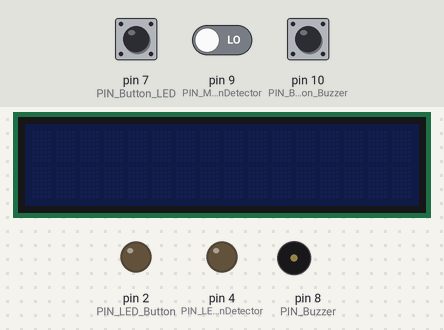
A sketch run on a simulated Arduino Uno, built with avr-gcc and run on an emulated ATmega328P. Parts: 16×2 character LCD, output pins drawn as LEDs (lit = HIGH), buzzer (waves = sounding). The test bench sets the inputs (shaded band); at power-on: pin 7 (PIN_Button_LED) HIGH, pin 10 (PIN_Button_Buzzer) HIGH, pin 9 (PIN_MotionDetector) LOW.

Above: at 1.2 s.
1.3 s: pin 7 (PIN_Button_LED) pulled LOW for 0.15 s
At 2.5 s:
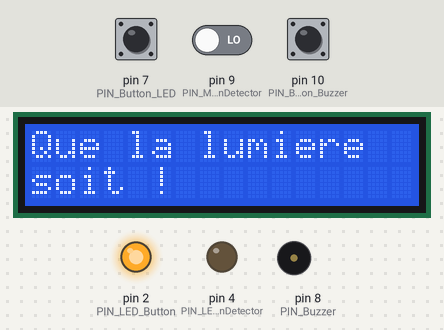
4.4 s: pin 10 (PIN_Button_Buzzer) pulled LOW for 1 s
At 6.1 s:
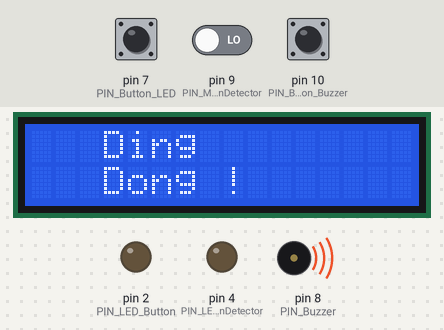
8.3 s: pin 9 (PIN_MotionDetector) driven HIGH
At 9.0 s:
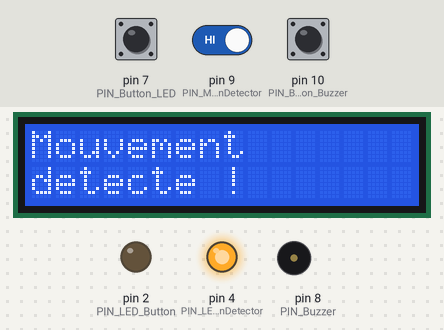
11.3 s: pin 7 (PIN_Button_LED) pulled LOW for 3.2 s
At 12.33 s:
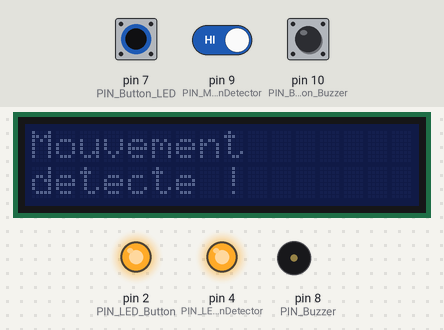
17.5 s: pin 10 (PIN_Button_Buzzer) pulled LOW for 3.2 s
At 21.89 s:
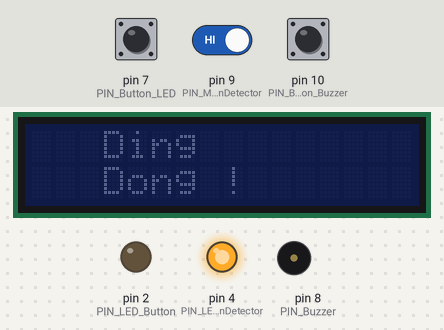
23.4 s: pin 9 (PIN_MotionDetector) driven LOW
At 26.6 s:
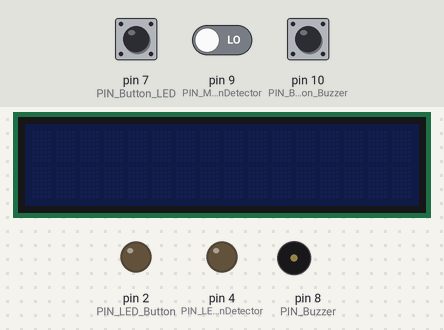
Timing chart, 0 to 27.4 s (numbered marks = the images above; inputs shaded):
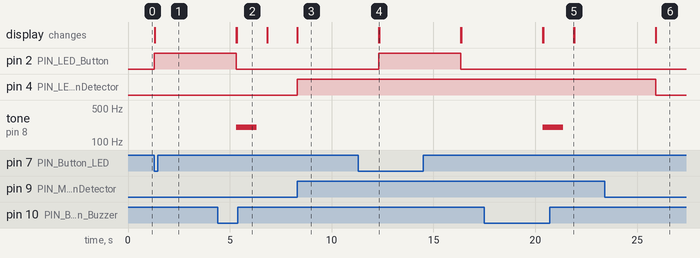

Measured:
- after the input at 1.3 s, pin 2 (PIN_LED_Button): LOW → HIGH at once; the display: changes at once (image 1)
- after the input at 4.4 s, tone on pin 8 (PIN_Buzzer): silent → 200 Hz after 0.92 s, → silent 1.0 s later; the display: first differs from a run without the input after 0.94 s (image 2)
- after the input at 8.3 s, pin 4 (PIN_LED_MotionDetector): LOW → HIGH at once; the display: changes at once (image 3)
- after the input at 11.3 s, pin 2 (PIN_LED_Button): LOW → HIGH after 1.0 s, → LOW 4.0 s later
- after the input at 17.5 s, tone on pin 8 (PIN_Buzzer): silent → 200 Hz after 2.9 s, → silent 1.0 s later; the display: first differs from a run without the input after 2.9 s (image 5 shows a later state)
- after the input at 23.4 s, pin 4 (PIN_LED_MotionDetector): HIGH → LOW after 2.5 s; the display: first differs from a run without the input after 2.5 s (image 6)

The sketch:

main.ino
```cpp
#include <LiquidCrystal_I2C.h>

LiquidCrystal_I2C lcd(0x27,16,2);           // Ajout de l'écran LCD (situé à l'adresse 0x27 écran de 16 caractères et 2 lignes) comme référence dans le code

const int PIN_MotionDetector = 9;           // Le pin du détecteur de mouvement
const int PIN_LED_MotionDetector = 4;       // Le pin de la lampe LED

const int PIN_Button_LED = 7;               // Le pin du bouton relié à une LED
const int PIN_LED_Button = 2;               // Le pin de la lampe LED relié à un bouton

const int PIN_Button_Buzzer = 10;           // Le pin du bouton relié au buzzer
const int PIN_Buzzer = 8;                   // Le pin du buzzer relié au bouton

int VAL_Button_LED = HIGH;                  // Variable utilisé pour un détecteur de mouvement
int VAL_MotionDetector = LOW;               // Variable utilisé pour un bouton qui controle une LED
int VAL_Button_Buzzer = HIGH;               // Variable utilisé pour un bouton qui controle un buzzer

void setup() {
  // Initialisation de l'écran LCD
  lcd.init();

  // Setup scénario 1
  pinMode(PIN_MotionDetector, INPUT);
  pinMode(PIN_LED_MotionDetector, OUTPUT);

  // Setup scénario 2
  pinMode(PIN_Button_LED, INPUT);
  pinMode(PIN_LED_Button, OUTPUT);

  // Setup scénario 3
  pinMode(PIN_Button_Buzzer, INPUT);
  pinMode(PIN_Buzzer, OUTPUT);
}


void Get_Values() {
  // Lecture du signal du détecteur de mouvement
  VAL_MotionDetector = digitalRead(PIN_MotionDetector);

  // Lecture du signal du bouton qui controle une LED
  VAL_Button_LED = digitalRead(PIN_Button_LED);

  // Lecture du signal du bouton qui controle un buzzer
  VAL_Button_Buzzer = digitalRead(PIN_Button_Buzzer);
}

void Update_States() {
  // Vérification if pour toutes les valeurs

  // Scénario 1
  if (VAL_MotionDetector == HIGH) {
    // Allumer la LED
    digitalWrite(PIN_LED_MotionDetector, HIGH);
  }
  // Scénario 2
  if (VAL_Button_LED == LOW) {
    // Allumer la LED
    digitalWrite(PIN_LED_Button, HIGH);
  }
  // Scénario 3
  if (VAL_Button_Buzzer == LOW) {
    // Activer le buzzer (pin, fréquence en Hz, durée en ms)
    tone(PIN_Buzzer, 200, 1000);
  }
}

void Screen_Output() {
  // Effacer l'écran
  lcd.clear();

  // Vérification if else pour toutes les valeurs

  // Scénario 2
  if (VAL_Button_LED == LOW) {
    // Afficher un message
    lcd.backlight();

    // Ajouter un message
    lcd.print("Que la lumiere");

    // Changer la position du curseur
    lcd.setCursor(0, 1);

    // Ajouter un message
    lcd.print("soit !");
  }
  // Scénario 3
  else if (VAL_Button_Buzzer == LOW) {
    // Afficher un message
    lcd.backlight();

    // Changer la position du curseur
    lcd.setCursor(3, 0);

    // Ajouter un message
    lcd.print("Ding");

    // Changer la position du curseur
    lcd.setCursor(3, 1);

    // Ajouter un message
    lcd.print("Dong !");
  }
  // Scénario 1
  else if (VAL_MotionDetector == HIGH) {
    // Afficher un message
    lcd.backlight();

    // Ajouter un message
    lcd.print("Mouvement");

    // Changer la position du curseur
    lcd.setCursor(0, 1);

    // Ajouter un message
    lcd.print("detecte !");
  }
}

void Handle_Delay() {
  // Vérification if else pour toutes les valeurs

  // Scénario 3
  if (VAL_Button_Buzzer == LOW) {
    // Ajouter un délai
    delay(1500);
  }
  // Scénario 1 et 2
  else if (VAL_Button_LED == LOW || VAL_MotionDetector == HIGH) {
    // Ajouter un délai
    delay(4000);

    // Eteindre les deux (même si qu'une seule est allumée)
    digitalWrite(PIN_LED_Button, LOW);
    digitalWrite(PIN_LED_MotionDetector, LOW);
  }

  // Eteindre l'écran
  lcd.noBacklight();
}

void loop() {
  // Collecte des valeurs
  Get_Values();

  // Utilisation des valeurs
  Update_States();

  // Affichage sur l'écran
  Screen_Output();

  // Ajout d'un delay si besoin
  Handle_Delay();
}
```
